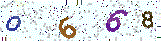
#> input picture image/5.jpg, 161 x 41 px
$ python image.py
#> lines starting #> are read from the running program, lines starting #| are printed output that depends on the picture; after the words box and inside, x2 and y2 are one past the last pixel; in counts of white or black regions, pixels touching at a corner belong together
from PIL import Image
import time
import pytesseract


# 灰化处理
img = Image.open('5.jpg').convert('L')
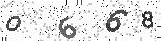
#> img: PIL image 161x41 L; min 0, max 255, mean 225.4
# 像素数据
pixdata = img.load()

w,h = img.size
#> w = 161; h = 41

# 去燥
for y in range(h):
	for x in range(w):
		if pixdata[x, y] < 160:
			pixdata[x, y] = 0
		else:
			pixdata[x ,y] = 255

for i in range(h): # 最左列和最右列
		#print(pixdata[0, i]) # 最左边一列的像素点信息
		#print(pixdata[w-1, i]) # 最右边一列的像素点信息
		if pixdata[0, i] == 0 and pixdata[1, i] == 255:
			pixdata[0, i] = 255
		if pixdata[w-1, i] == 0 and pixdata[w-2, i] == 255:
			pixdata[w-1, i] = 255

for i in range(w): # 最上行和最下行
	# print(pixdata[i, 0]) # 最上边一行的像素点信息
	# print(pixdata[i, h-1]) # 最下边一行的像素点信息
	if pixdata[i, 0] == 0 and pixdata[i, 1] == 255:
		pixdata[i, 0] = 255
	if pixdata[i, h-1] == 0 and pixdata[i, h-2] == 255:
		pixdata[i, h-1] = 255

for y in range(1, h-1):
	for x in range(1, w-1):
		if pixdata[x, y] == 0: # 遍历除了四个边界之外的像素黑点
			count = 0 # 统计某个黑色像素点周围九宫格中白块的数量（最多8个）
			if pixdata[x+1, y+1] == 255:
					count = count + 1
			if pixdata[x+1, y] == 255:
					count = count + 1
			if pixdata[x+1, y-1] == 255:
					count = count + 1
			if pixdata[x, y+1] == 255:
					count = count + 1
			if pixdata[x, y-1] == 255:
					count = count + 1
			if pixdata[x-1, y+1] == 255:
					count = count + 1
			if pixdata[x-1, y] == 255:
					count = count + 1
			if pixdata[x-1, y-1] == 255:
				count = count + 1

			if count > 6:
				pixdata[x, y] = 255

for i in range(h): # 最左列和最右列
	if pixdata[0, i] == 0 and pixdata[1, i] == 255:
		pixdata[0, i] = 255
	if pixdata[w-1, i] == 0 and pixdata[w-2, i] == 255:
		pixdata[w-1, i] = 255

for i in range(w): # 最上行和最下行
	if pixdata[i, 0] == 0 and pixdata[i, 1] == 255:
		pixdata[i, 0] = 255
	if pixdata[i, h-1] == 0 and pixdata[i, h-2] == 255:
		pixdata[i, h-1] = 255


img.save('10.png')
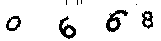
#> saved as 10.png: PIL image 161x41 L; 90.9% white; 8 black regions (4 under 20 px), largest, box (x1, y1, x2, y2) and area: (106, 10, 128, 32) 198, (59, 16, 76, 39) 170, (142, 11, 153, 29) 113, (6, 16, 21, 31) 106
image = Image.open("10.png")
#图片转文字
#> (the run stopped early here; a loop or call above may not have finished)
